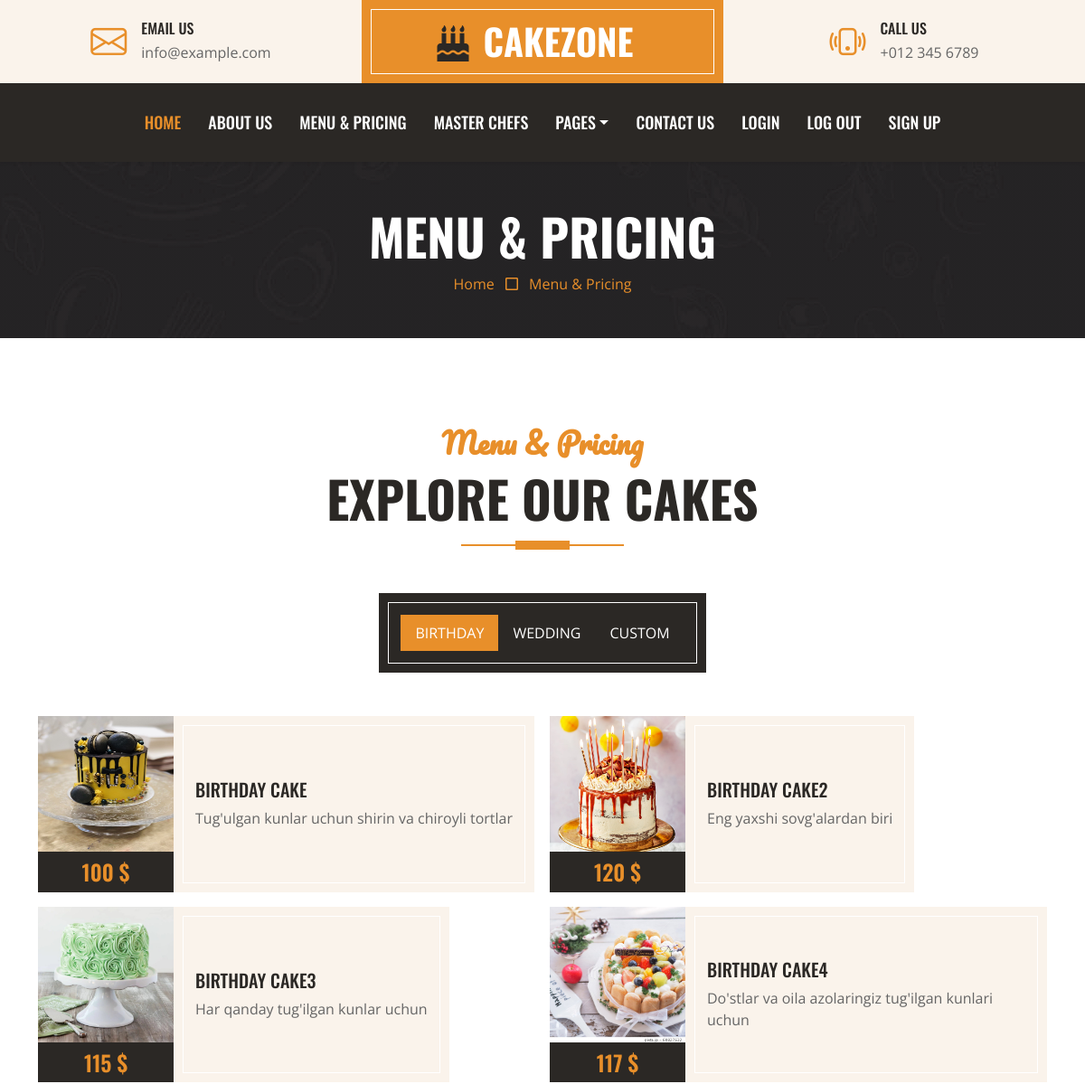
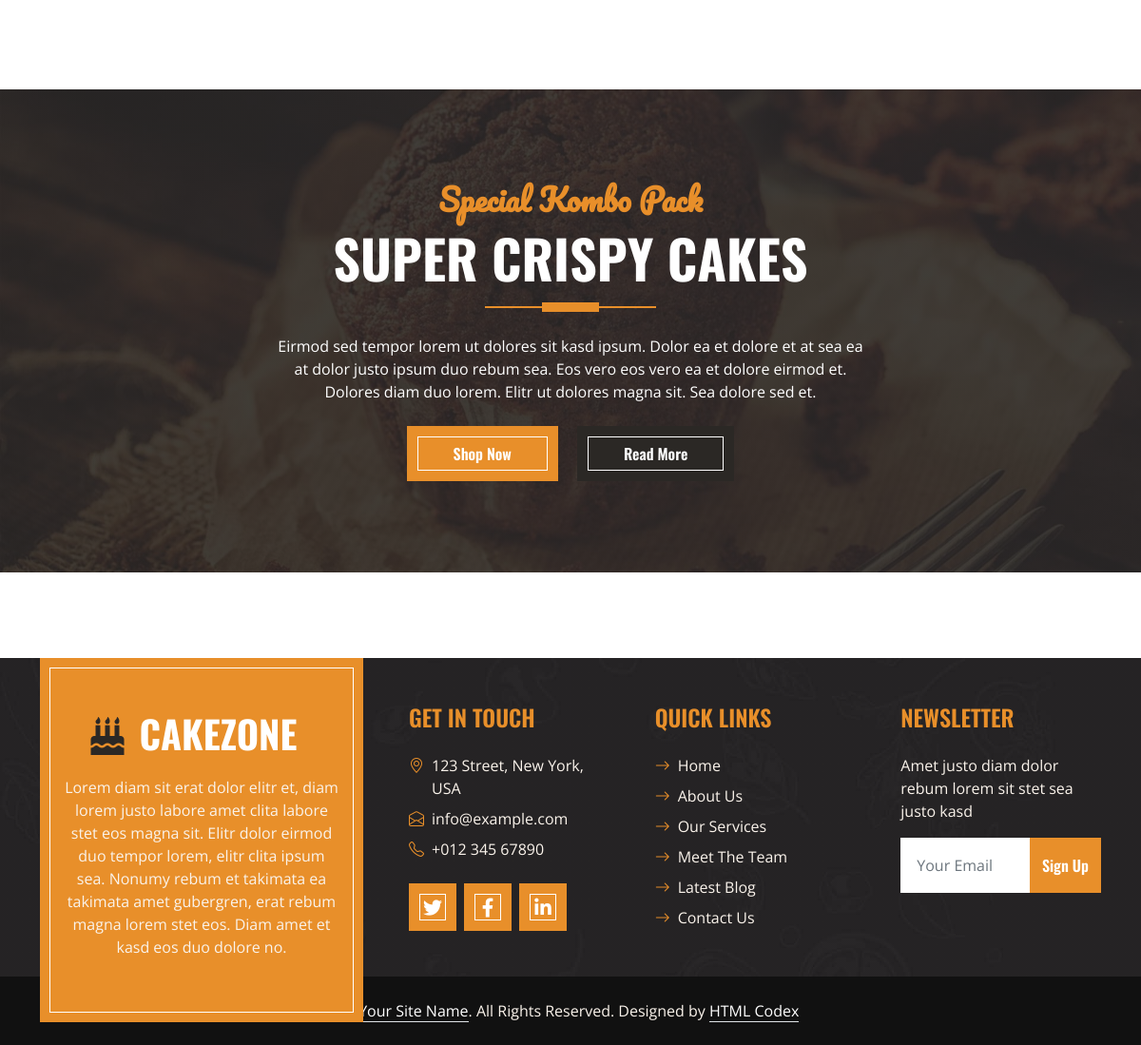
/blog/menu/, run on the app's committed database (2 pictures, top to bottom).
### blog/models.py (models this page shows, shortened)
class Menu(models.Model):
    name = models.CharField(max_length=100)
    price = models.IntegerField()
    bio = models.TextField()
    img = models.ImageField(upload_to='Menu/img')
    slug = models.CharField(max_length=100)

### blog/views.py (the view)
# urls.py: path('menu/', menu, name='menu'),
def menu(request):
    menu = Menu.objects.all()
    menu2 = Menu2.objects.all()
    menu3 = Menu3.objects.all()
    context = {
        "menu": menu,
        "menu2": menu2,
        "menu3": menu3,
    }
    return render(request, "menu.html", context=context)

### templates/menu.html (shortened to what this page needs)
{% extends 'base.html' %}
{% load static %}
{% block content %}
    <div class="container-fluid bg-dark bg-img p-5 mb-5">
        <div class="row">
            <div class="col-12 text-center">
                <h1 class="display-4 text-uppercase text-white">Menu & Pricing</h1>
                <a href="">Home</a>
                <i class="far fa-square text-primary px-2"></i>
                <a href="">Menu & Pricing</a>
            </div>
        </div>
    </div>
    <div class="container-fluid about py-5">
        <div class="container">
            <div class="section-title position-relative text-center mx-auto mb-5 pb-3" style="max-width: 600px;">
                <h2 class="text-primary font-secondary">Menu & Pricing</h2>
                <h1 class="display-4 text-uppercase">Explore Our Cakes</h1>
            </div>
            <div class="tab-class text-center">
                <ul class="nav nav-pills d-inline-flex justify-content-center bg-dark text-uppercase border-inner p-4 mb-5">
                    <li class="nav-item">
                        <a class="nav-link text-white active" data-bs-toggle="pill" href="#tab-1">Birthday</a>
                    </li>
                    <li class="nav-item">
                        <a class="nav-link text-white" data-bs-toggle="pill" href="#tab-2">Wedding</a>
                    </li>
                    <li class="nav-item">
                        <a class="nav-link text-white" data-bs-toggle="pill" href="#tab-3">Custom</a>
                    </li>
                </ul>
                <div class="tab-content">
                    <div id="tab-1" class="tab-pane fade show p-0 active">
                        <div class="row g-3">
                            {% for Menu in menu %}
                            <div class="col-lg-6">
                                <div class="d-flex h-100">
                                    <div class="flex-shrink-0">
                                        <img class="img-fluid" src="{{Menu.img.url}}" alt="" style="width: 150px; height: 150px;">
                                        <h4 class="bg-dark text-primary p-2 m-0">{{Menu.price}} $</h4>
                                    </div>
                                    <div class="d-flex flex-column justify-content-center text-start bg-secondary border-inner px-4">
                                        <h5 class="text-uppercase">{{Menu.name}}</h5>
                                        <span>{{Menu.bio}}</span>
                                    </div>
                                </div>
                            </div>
                            {% endfor %}
                        </div>
                    </div>
                </div>
            </div>
        </div>
    </div>
    <div class="container-fluid bg-offer my-5 py-5">
        <div class="container py-5">
            <div class="row gx-5 justify-content-center">
                <div class="col-lg-7 text-center">
                    <div class="section-title position-relative text-center mx-auto mb-4 pb-3" style="max-width: 600px;">
                        <h2 class="text-primary font-secondary">Special Kombo Pack</h2>
                        <h1 class="display-4 text-uppercase text-white">Super Crispy Cakes</h1>
                    </div>
                    <p class="text-white mb-4">Eirmod sed tempor lorem ut dolores sit kasd ipsum. Dolor ea et dolore et at sea ea at dolor justo ipsum duo rebum sea. Eos vero eos vero ea et dolore eirmod et. Dolores diam duo lorem. Elitr ut dolores magna sit. Sea dolore sed et.</p>
                    <a href="" class="btn btn-primary border-inner py-3 px-5 me-3">Shop Now</a>
                    <a href="" class="btn btn-dark border-inner py-3 px-5">Read More</a>
                </div>
            </div>
        </div>
    </div>
{% endblock content %}

### templates/base.html (shortened to what this page needs)
{% load static %}
<!DOCTYPE html>
<html lang="en">
<head>
    <link href="https://cdnjs.cloudflare.com/ajax/libs/font-awesome/5.10.0/css/all.min.css" rel="stylesheet">
    <link href="https://cdn.jsdelivr.net/npm/bootstrap-icons@1.4.1/font/bootstrap-icons.css" rel="stylesheet">
    <link href="{% static 'lib/owlcarousel/assets/owl.carousel.min.css' %}" rel="stylesheet">
    <link href="{% static 'css/bootstrap.min.css' %}" rel="stylesheet">
    <link href="{% static 'css/style.css' %}" rel="stylesheet">
</head>
<body>
    <div class="container-fluid px-0 d-none d-lg-block">
        <div class="row gx-0">
            <div class="col-lg-4 text-center bg-secondary py-3">
                <div class="d-inline-flex align-items-center justify-content-center">
                    <i class="bi bi-envelope fs-1 text-primary me-3"></i>
                    <div class="text-start">
                        <h6 class="text-uppercase mb-1">Email Us</h6>
                        <span>info@example.com</span>
                    </div>
                </div>
            </div>
            <div class="col-lg-4 text-center bg-primary border-inner py-3">
                <div class="d-inline-flex align-items-center justify-content-center">
                    <a href="{% url 'index' %}" class="navbar-brand">
                        <h1 class="m-0 text-uppercase text-white"><i class="fa fa-birthday-cake fs-1 text-dark me-3"></i>CakeZone</h1>
                    </a>
                </div>
            </div>
            <div class="col-lg-4 text-center bg-secondary py-3">
                <div class="d-inline-flex align-items-center justify-content-center">
                    <i class="bi bi-phone-vibrate fs-1 text-primary me-3"></i>
                    <div class="text-start">
                        <h6 class="text-uppercase mb-1">Call Us</h6>
                        <span>+012 345 6789</span>
                    </div>
                </div>
            </div>
        </div>
    </div>
    <nav class="navbar navbar-expand-lg bg-dark navbar-dark shadow-sm py-3 py-lg-0 px-3 px-lg-0">
        <div class="collapse navbar-collapse" id="navbarCollapse">
            <div class="navbar-nav ms-auto mx-lg-auto py-0">
                <a href="{% url 'index' %}" class="nav-item nav-link active">Home</a>
                <a href="{% url 'about' %}" class="nav-item nav-link">About Us</a>
                <a href="{% url 'menu' %}" class="nav-item nav-link">Menu & Pricing</a>
                <a href="{% url 'team' %}" class="nav-item nav-link">Master Chefs</a>
                <div class="nav-item dropdown">
                    <a href="#" class="nav-link dropdown-toggle" data-bs-toggle="dropdown">Pages</a>
                </div>
                <a href="{% url 'contact' %}" class="nav-item nav-link">Contact Us</a>
                <a href="{% url 'login' %}" class="nav-item nav-link">Login</a>
                <a href="{% url 'logout' %}" class="nav-item nav-link">Log out</a>
                {% if request.user.is_authenticated %}
                <a href="{% url 'user_profile' %}" class="nav-item nav-link">Profile</a>
                {% else %}
                <a href="{% url 'signup' %}" class="nav-item nav-link">Sign up</a>
                {% endif %}
            </div>
        </div>
    </nav>
{% block content %}
{% endblock content %}
    <div class="container-fluid bg-img text-secondary" style="margin-top: 90px">
        <div class="container">
            <div class="row gx-5">
                <div class="col-lg-4 col-md-6 mb-lg-n5">
                    <div class="d-flex flex-column align-items-center justify-content-center text-center h-100 bg-primary border-inner p-4">
                        <a href="index.html" class="navbar-brand">
                            <h1 class="m-0 text-uppercase text-white"><i class="fa fa-birthday-cake fs-1 text-dark me-3"></i>CakeZone</h1>
                        </a>
                        <p class="mt-3">Lorem diam sit erat dolor elitr et, diam lorem justo labore amet clita labore stet eos magna sit. Elitr dolor eirmod duo tempor lorem, elitr clita ipsum sea. Nonumy rebum et takimata ea takimata amet gubergren, erat rebum magna lorem stet eos. Diam amet et kasd eos duo dolore no.</p>
                    </div>
                </div>
                <div class="col-lg-8 col-md-6">
                    <div class="row gx-5">
                        <div class="col-lg-4 col-md-12 pt-5 mb-5">
                            <h4 class="text-primary text-uppercase mb-4">Get In Touch</h4>
                            <div class="d-flex mb-2">
                                <i class="bi bi-geo-alt text-primary me-2"></i>
                                <p class="mb-0">123 Street, New York, USA</p>
                            </div>
                            <div class="d-flex mb-2">
                                <i class="bi bi-envelope-open text-primary me-2"></i>
                                <p class="mb-0">info@example.com</p>
                            </div>
                            <div class="d-flex mb-2">
                                <i class="bi bi-telephone text-primary me-2"></i>
                                <p class="mb-0">+012 345 67890</p>
                            </div>
                            <div class="d-flex mt-4">
                                <a class="btn btn-lg btn-primary btn-lg-square border-inner rounded-0 me-2" href="#"><i class="fab fa-twitter fw-normal"></i></a>
                                <a class="btn btn-lg btn-primary btn-lg-square border-inner rounded-0 me-2" href="#"><i class="fab fa-facebook-f fw-normal"></i></a>
                                <a class="btn btn-lg btn-primary btn-lg-square border-inner rounded-0 me-2" href="#"><i class="fab fa-linkedin-in fw-normal"></i></a>
                            </div>
                        </div>
                        <div class="col-lg-4 col-md-12 pt-0 pt-lg-5 mb-5">
                            <h4 class="text-primary text-uppercase mb-4">Quick Links</h4>
                            <div class="d-flex flex-column justify-content-start">
                                <a class="text-secondary mb-2" href="{% url 'index' %}"><i class="bi bi-arrow-right text-primary me-2"></i>Home</a>
                                <a class="text-secondary mb-2" href="{% url 'about' %}"><i class="bi bi-arrow-right text-primary me-2"></i>About Us</a>
                                <a class="text-secondary mb-2" href="{% url 'service' %}"><i class="bi bi-arrow-right text-primary me-2"></i>Our Services</a>
                                <a class="text-secondary mb-2" href="{% url 'team' %}"><i class="bi bi-arrow-right text-primary me-2"></i>Meet The Team</a>
                                <a class="text-secondary mb-2" href="{% url 'index' %}"><i class="bi bi-arrow-right text-primary me-2"></i>Latest Blog</a>
                                <a class="text-secondary" href="{% url 'contact' %}"><i class="bi bi-arrow-right text-primary me-2"></i>Contact Us</a>
                            </div>
                        </div>
                        <div class="col-lg-4 col-md-12 pt-0 pt-lg-5 mb-5">
                            <h4 class="text-primary text-uppercase mb-4">Newsletter</h4>
                            <p>Amet justo diam dolor rebum lorem sit stet sea justo kasd</p>
                            <form action="">
                                <div class="input-group">
                                    <input type="text" class="form-control border-white p-3" placeholder="Your Email">
                                    <button class="btn btn-primary">Sign Up</button>
                                </div>
                            </form>
                        </div>
                    </div>
                </div>
            </div>
        </div>
    </div>
    <div class="container-fluid text-secondary py-4" style="background: #111111;">
        <div class="container text-center">
            <p class="mb-0">&copy; <a class="text-white border-bottom" href="#">Your Site Name</a>. All Rights Reserved. Designed by <a class="text-white border-bottom" href="https://htmlcodex.com">HTML Codex</a></p>
        </div>
    </div>
</body>
</html>

### static/css/style.css (style rules this page uses)
:root { --primary: #E88F2A; --secondary: #FAF3EB; --light: #FFFFFF; --dark: #2B2825; }
.font-secondary { font-family: 'Pacifico', cursive; }
h1, h2, .font-weight-bold { font-weight: 700 !important; }
h3, h4, .font-weight-semi-bold { font-weight: 600 !important; }
h5, h6, .font-weight-medium { font-weight: 500 !important; }
.btn { font-family: 'Oswald', sans-serif; font-weight: 600; transition: .5s; }
.btn-primary { color: #FFFFFF; }
.border-inner { position: relative; }
.border-inner * { position: relative; z-index: 1; }
.border-inner::before { position: absolute; content: ""; top: 10px; right: 10px; bottom: 10px; left: 10px; background: none; border: 1px solid var(--light); z-index: 0; }
.btn-lg-square { width: 50px; height: 50px; }
.btn-square, .btn-sm-square, .btn-lg-square { padding-left: 0; padding-right: 0; text-align: center; }
.navbar-dark .navbar-nav .nav-link { font-family: 'Oswald', sans-serif; padding: 30px 15px; font-size: 18px; font-weight: 500; text-transform: uppercase; color: var(--light); outline: none; transition: .5s; }
.navbar-dark .navbar-nav .nav-link:hover, .navbar-dark .navbar-nav .nav-link.active { color: var(--primary); }
.section-title::before { position: absolute; content: ""; width: 60px; height: 10px; left: 50%; bottom: 0; margin-left: -30px; background: var(--primary); }
.section-title::after { position: absolute; content: ""; width: 180px; height: 2px; left: 50%; bottom: 4px; margin-left: -90px; background: var(--primary); }
.bg-offer { background: linear-gradient(rgba(43, 40, 37, .9), rgba(43, 40, 37, .9)), url(../img/offer.jpg) center center no-repeat; background-size: cover; }
.bg-img { background: linear-gradient(rgba(43, 40, 37, .5), rgba(43, 40, 37, .5)), url(../img/bg.jpg) center center no-repeat; background-size: cover; }

### data on the page
Menu: img (picture), price "100", name "BIRTHDAY CAKE", bio "Tug'ulgan kunlar uchun shirin va chiroyli tortlar"
Menu: img (picture), price "120", name "BIRTHDAY CAKE2", bio "Eng yaxshi sovg'alardan biri"
Menu: img (picture), price "115", name "BIRTHDAY CAKE3", bio "Har qanday tug'ilgan kunlar uchun"
Menu: img (picture), price "117", name "BIRTHDAY CAKE4", bio "Do'stlar va oila azolaringiz tug'ilgan kunlari uchun"
